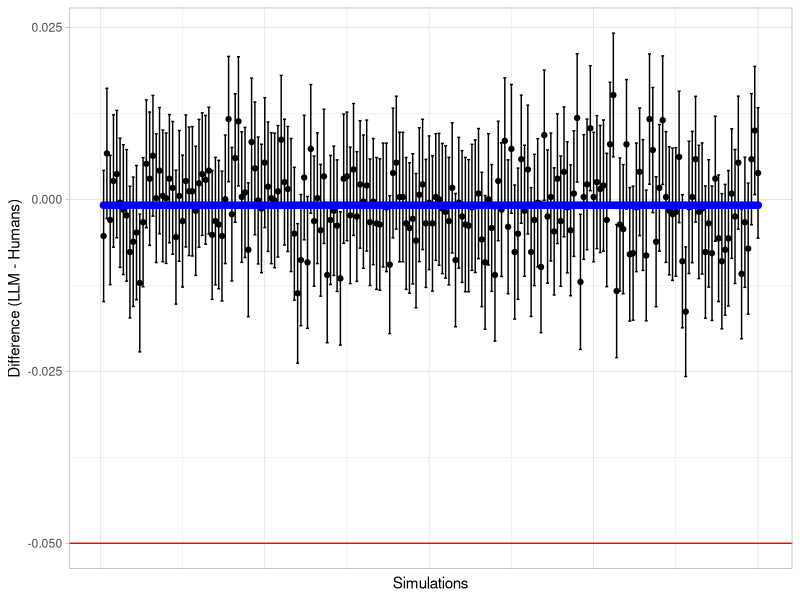

Recreate this plot in R.
library(tidyverse)
library(marginaleffects)

# In the first simulation I implemented the acccuracy of each coder is the only
# random varaible. The underlying accuracies of each coder, the llm, and the
# many reports each coder extract is the same in each simulation. Consinder 2nd
# version of simulation for that.

# In a first version of the simulation I actually had Type I error inflation
# when using cluster robus standard errors, because was data was INdependent,
# because I'm stupid and did no assign a difficult parameter for each report.
# This messed up the clustering formula.

# Null Hypthesis is true, LLM is actually slightly worse than humans.

set.seed(2)

llm_skill   <- 0.95 # Just more than 5% worse. How many times wouuld we say that llm is not more than 5% worse, if it actually is?

results <- data.frame()
results.ml <- data.frame()
true_difference_sim <- numeric()

n_human_coders_per_report <- 2 # Number of humans coding each report

sd_difficulty <- 1 # Standard deviation for report difficulty (logit scale)
correlation_difficulty <- -0.2 # Correlation between human and LLM difficulty

# NOTE: As the inherent human skill is very very close to one (see blow),
# increasing the SD of the difficulty (this is on the logit scale), will cause
# the overall accuracy to go down on the probability scale. Because large
# positive values of the difficulty will only increase the accuracy on the
# probability scale from e.g., 0.95 to 0.98, but large negative values will
# decrease it from 0.95 to much lower values. It's linear on the logit scale,
# but not linear on the probability scale.


n_human_coders_total <- 6 

# human skill and llm skill refer to the inate ability of the human / llm
# extractor this will be combined with the difficulty of the report to come up
# with a probability of a correct answer. From this bernoulli distribution will
# we will randomly draw in each iteration of the simulation

human_skill <- c(0.95, 0.95, 0.94, 0.93, 0.96, 0.97) #arithmetric mean = 0.95

non_inferiority_margin <- 0.05
equivalence_bounds <- c(-non_inferiority_margin, Inf) # Test H1: LLM - Human > -0.05
n_reports <- 3000

human_coder_ids <- paste0("human_", 1:n_human_coders_total)
report_ids <- paste0("report_", 1:n_reports)
llm_id <- "llm"

# --- Pre-calculate Lookups ---
extractor_lookup <- tibble(
  extractor_id = c(human_coder_ids, llm_id),
  skill = c(human_skill, llm_skill),
  logit_skill = qlogis(skill),
  is_llm = c(rep(0, n_human_coders_total), 1)
)

# --- Generate FIXED Report Difficulties (Outside Loop) ---

message("Generating fixed report difficulties...")
report_difficulty_lookup <- tibble(
  report_id = report_ids,
  report_difficulty_logit = rnorm(n_reports, 0, sd_difficulty)
) |> 
  
  # I'm adding a slight negative correlation between reports for humans and llm,
  # i.e., reports that are hard for llm are easier for humans and vice versa
  mutate(llm_difficulty_logit = 
           report_difficulty_logit*-correlation_difficulty + 
           rnorm(n_reports, 0, sd_difficulty))

# --- Generate FIXED Assignments for Reports (Outside Loop) ---
message("Generating fixed extractor assignments...")
sim_data_list_assigned <- vector("list", n_reports)
for (j in 1:n_reports) {
  selected_human_ids <- sample(human_coder_ids, n_human_coders_per_report, replace = FALSE)
  report_extractors <- c(selected_human_ids, llm_id)
  report_extractor_info <- extractor_lookup |>
    filter(extractor_id %in% report_extractors) |>
    mutate(report_id = report_ids[j])
  sim_data_list_assigned[[j]] <- report_extractor_info
}
sim_data_assigned <- bind_rows(sim_data_list_assigned)

# --- Calculate FIXED Actual Probabilities (Outside Loop) ---

# This integrates the report difficult and the accuracy of each extractor
message("Calculating fixed actual probabilities...")
sim_setup_data <- sim_data_assigned |>
  left_join(report_difficulty_lookup, by = "report_id") |>
  mutate(
    # Calculate actual probability for this extractor on this report
    logit_p_human = logit_skill + report_difficulty_logit,
    logit_llm_skill = logit_skill + llm_difficulty_logit,
    p_human = plogis(logit_p_human),
    p_llm = plogis(logit_llm_skill),
    p_actual = if_else(is_llm == 0, p_human, p_llm)
  )

# --- Calculate the SINGLE FIXED True Average Difference (Outside Loop) ---

avg_p_actual_llm_fixed <- mean(sim_setup_data$p_llm[sim_setup_data$is_llm == 1])
message(paste0("The average llm accuracy is ", round(avg_p_actual_llm_fixed, digits = 3), " with an SD of ", round(sd(sim_setup_data$p_llm[sim_setup_data$is_llm == 1]), digits = 3)))

avg_p_actual_human_fixed <- mean(sim_setup_data$p_human[sim_setup_data$is_llm == 0])
message(paste0("The (weighted) average human accuracy is ", round(avg_p_actual_human_fixed, digits = 3), " with an SD of ", round(sd(sim_setup_data$p_human[sim_setup_data$is_llm == 0]), digits = 3)))

true_difference_fixed <- avg_p_actual_llm_fixed - avg_p_actual_human_fixed
message(paste("Fixed True Average Difference (LLM - Human):", round(true_difference_fixed, 4)))

# Not exactly the values specified above, because not all humans extract same proportion of reports. 

sim_data_list <- vector("list", n_reports)

results <- data.frame()
results_m <- data.frame()

for(i in 1:200){
  message(paste0("Simulation ", i))
  
  sim_data_long <- sim_setup_data |> 
    mutate(
      correct = rbinom(n(), 1, p_actual)
    )
  
  human_data_sim <- sim_data_long |> filter(is_llm == 0)
  true_mean_human_accuracy_sim <- sum(human_data_sim$p_actual) / nrow(human_data_sim)
  true_llm_accuracy <- sim_data_long |> filter(is_llm == 1)  |> 
    pull(p_actual) |> mean()
  
  true_difference_sim[i] <- true_llm_accuracy - true_mean_human_accuracy_sim
  
  
  # Fit Simple GLM Model (ignoring clustering structure here)
  model_fit <- glm(correct ~ is_llm, data = sim_data_long, family = binomial(link = "logit"))
  # model_m_fit <- glmer(correct ~ is_llm + (is_llm|report_id), data = sim_data_long, family = binomial(link = "logit"))
  
  # Calculate difference using marginal effects. Uses delta method and cluster robust standard errors.
  # NOTE: I'm setting the width of the confidence interval to 0.9 so the lower bound 'corresponds' to the one sided alpha of 0.05
  comparison <- avg_comparisons(
    model_fit,
    variables = "is_llm",
    type = "response",
    comparison = "difference",
    vcov = ~report_id,
    conf_level = 0.9,
    equivalence = equivalence_bounds # this calculates the non-inferioty p-value (see bound set at the top)
  )
  
  results <- bind_rows(
    comparison |> data.frame() |> select(estimate, conf.low, conf.high, p.value, p.value.noninf), 
    results)
}

# Calculate Type I error rate / power if the llm is as good as the human
type_i_error_rate <- mean(results$p.value.noninf < 0.05)
type_i_error_rate

# Not sure why the two don't match
cbind(results, true_difference_sim) |> 
  mutate(type_i_error = if_else(conf.low > -0.05, 1, 0)) |> 
  pull(type_i_error) |> mean()

cbind(results, true_difference_sim) |> 
  mutate(sim = row_number()) |> 
  data.frame() |> 
  ggplot() +
  geom_point(aes(x = sim, y = estimate)) +
  geom_errorbar(aes(x = sim, y = estimate, ymin = conf.low, ymax = conf.high)) + 
  geom_hline(yintercept = -non_inferiority_margin, color = "red") + #non-inferiority margin
  geom_point(aes(y = true_difference_sim, x = sim), color = "blue", size = 2) + #true difference
  theme_light() +
  labs(
    x = "Simulations",
    y  = "Difference (LLM - Humans)"
  ) +
  theme(
    axis.text.x = element_blank(),
    axis.ticks.x = element_blank()
  )
